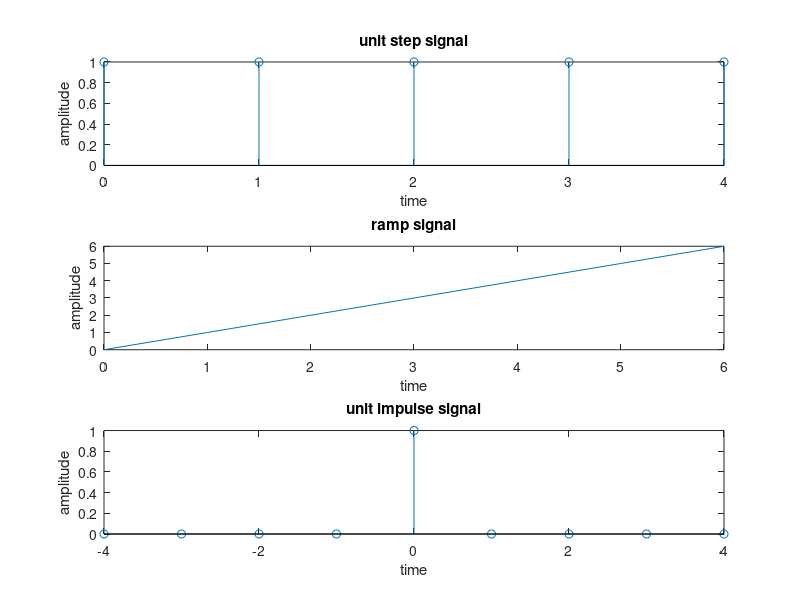

MATLAB code to generate this figure:
clc;
clear all;
close all;
n=input('number of samples')
figure('name','signals/matlab/pratyush');
t=ones(1,n)
n=0:n-1
subplot(3,1,1)
stem(n,t)
title('unit step signal')
xlabel('time')
ylabel('amplitude')
m=n
m=0:6
subplot(3,1,2)
plot(m,m)
title('ramp signal')
xlabel('time')
ylabel('amplitude')
a=-4:4
x=[zeros(1,4),1,zeros(1,4)]
subplot(3,1,3)
stem(a,x)
title('unit impulse signal')
xlabel('time')
ylabel('amplitude')
